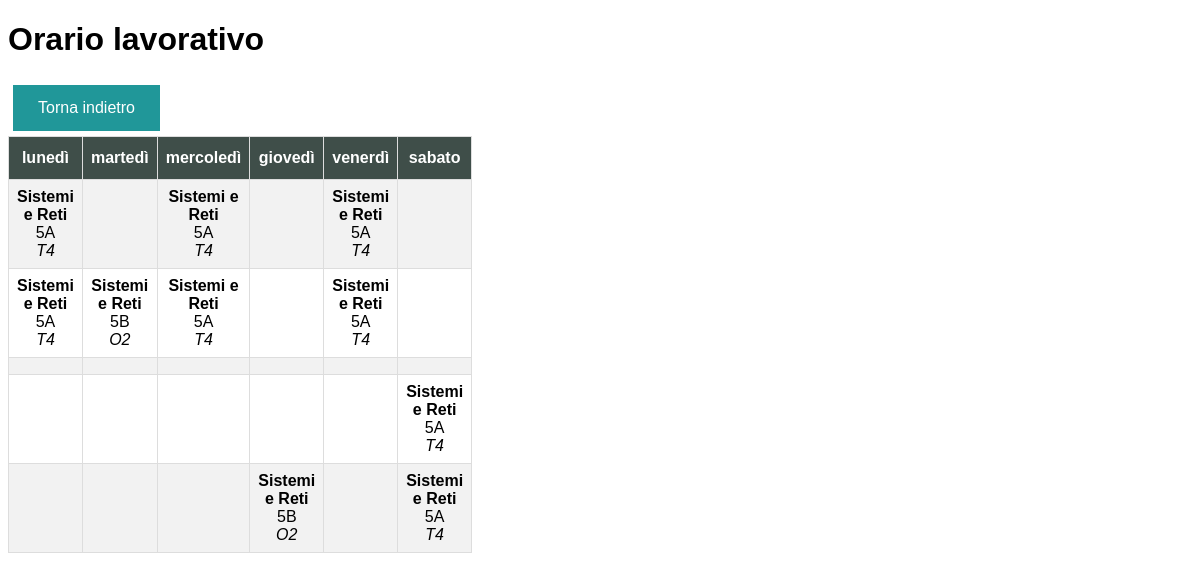
Page /orario.php (signed in) on the committed database.
### tables this page shows
CREATE TABLE Lezione
(
	UserDocente VARCHAR(15) NOT NULL,
	Materia VARCHAR(30) NOT NULL,
	Aula VARCHAR(10) NOT NULL,
	AnnoClasse INT(1) NOT NULL,
	SezClasse VARCHAR(2) NOT NULL,
	Giorno VARCHAR(9) NOT NULL CHECK(Giorno IN ('lunedì', 'martedì', 'mercoledì', 'giovedì', 'venerdì', 'sabato')),
	Ora INT(1) NOT NULL CHECK(Ora > 0),
    UNIQUE(Aula, Giorno, Ora),
    UNIQUE(AnnoClasse, SezClasse, Giorno, Ora),
	PRIMARY KEY(UserDocente, Giorno, Ora),
	FOREIGN KEY(UserDocente) REFERENCES Docente(Username),
	FOREIGN KEY(Materia) REFERENCES Materia(Nome),
	FOREIGN KEY(AnnoClasse, SezClasse) REFERENCES Classe(Anno, Sezione)
);

### src/orario.php (the view, shortened to what this page needs)
<?php
    $isDocente = isset($_SESSION["user"]["Amministratore"]);
    $user = "root"; $password = ""; $host = "localhost"; $database = "scuola";
    $conn = @mysqli_connect($host, $user, $password, $database) or die("Impossibile connettersi al database");
?>
<!DOCTYPE html>
<html lang="en">
<head>
    <link rel="stylesheet" href="style.css">
</head>
<body>
    <?php
        echo "<h1>Orario " . ($isDocente ? "lavorativo" : "delle lezioni") . "</h1>";
    ?>
    <a href="home.php">Torna indietro</a>
    <table>
        <th>lunedì</th><th>martedì</th><th>mercoledì</th><th>giovedì</th><th>venerdì</th><th>sabato</th>
        <?php
            function lezione($lezioni, $giorno, $ora)
            {
                foreach($lezioni as $lez)
                    if ($lez["Giorno"] == $giorno && $lez["Ora"] == $ora)
                        return $lez;
                return null;
            }
            $lezioni = array();
            $giorni = array("lunedì", "martedì", "mercoledì", "giovedì", "venerdì", "sabato");
            if ($isDocente)
                $sql = $conn->prepare("SELECT Giorno, Ora, Materia, AnnoClasse, SezClasse, Aula FROM Docente, Lezione WHERE UserDocente = ? ORDER BY Ora");
            $sql->bind_param("s", $_SESSION["user"]["Username"]);
            $sql->execute();
            $sqlLezioni = $sql->get_result();
            while ($row = $sqlLezioni->fetch_assoc())
                array_push($lezioni, $row);
            if (count($lezioni) > 0)
            {
                $oraMax = $lezioni[count($lezioni) - 1]["Ora"];
                for ($ora = 1; $ora <= $oraMax; $ora++)
                {
                    echo "<tr>";
                    for ($i = 0; $i < count($giorni); $i++)
                    {
                        $lez = lezione($lezioni, $giorni[$i], $ora);
                        echo "<td class='center'>";
                        if ($isDocente)
                            echo $lez ? "<b>{$lez["Materia"]}</b><br>{$lez["AnnoClasse"]}{$lez["SezClasse"]}<br><i>{$lez["Aula"]}</i>" : "";
                        else
                            echo $lez ? "<b>{$lez["Materia"]}</b><br>{$lez["Cognome"]}<br><i>{$lez["Aula"]}</i>" : "";
                        echo "</td>";
                    }
                    echo "</tr>";
                }
            }
        ?>
    </table>
</body>
</html>

### src/style.css (style rules this page uses)
body { font-family: Arial, Helvetica, sans-serif; }
table { border-collapse: collapse; width: 35%; }
td, th { border: 1px solid #ddd; padding: 8px; text-align: center; }
tr:nth-child(even) { background-color: #f2f2f2; }
th { padding-top: 12px; padding-bottom: 12px; background-color: #3f4e49; color: white; }
td.center { text-align: center; }
a { margin: 5px; }
a:link, a:visited { background-color: #209799; color: white; padding: 14px 25px; text-align: center; text-decoration: none; display: inline-block; }

### rows in the picture
lezione: Materia "Sistemi e Reti", AnnoClasse "5", SezClasse "A", Aula "T4"
lezione: Materia "Sistemi e Reti", AnnoClasse "5", SezClasse "A", Aula "T4"
lezione: Materia "Sistemi e Reti", AnnoClasse "5", SezClasse "A", Aula "T4"
lezione: Materia "Sistemi e Reti", AnnoClasse "5", SezClasse "A", Aula "T4"
lezione: Materia "Sistemi e Reti", AnnoClasse "5", SezClasse "B", Aula "O2"
lezione: Materia "Sistemi e Reti", AnnoClasse "5", SezClasse "A", Aula "T4"
lezione: Materia "Sistemi e Reti", AnnoClasse "5", SezClasse "A", Aula "T4"
lezione: Materia "Sistemi e Reti", AnnoClasse "5", SezClasse "A", Aula "T4"
lezione: Ora+Materia "Sistemi e Reti", Ora "5", Ora+SezClasse "B", Ora+Aula "O2"

### other values in the picture
$lez["Materia"] "Sistemi e Reti"
$lez["SezClasse"] "A"
$lez["Aula"] "T4"
